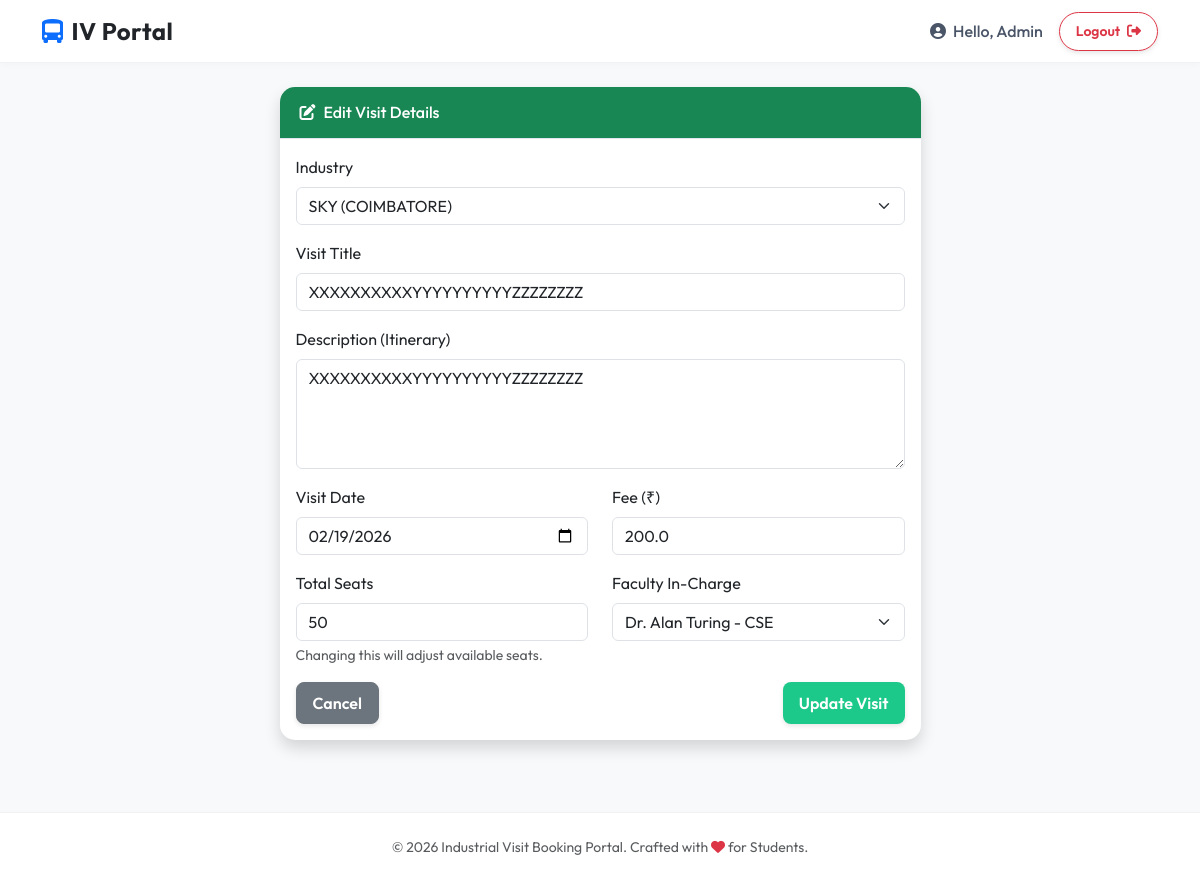
The page /admin/edit_visit/1 (signed in) on the database its author committed.
### models/user.py (models this page shows, shortened)
class User(UserMixin, db.Model):
    __tablename__ = 'users'
    id = db.Column(db.Integer, primary_key=True)
    email = db.Column(db.String(120), unique=True, nullable=False)
    password_hash = db.Column(db.String(256), nullable=False)
    role = db.Column(db.String(20), nullable=False) # 'student', 'faculty', 'admin'

### models/visit.py (models this page shows)
class Visit(db.Model):
    __tablename__ = 'visits'
    id = db.Column(db.Integer, primary_key=True)
    industry_id = db.Column(db.Integer, db.ForeignKey('industries.id'), nullable=False)
    faculty_id = db.Column(db.Integer, db.ForeignKey('faculty.id'), nullable=True) # Coordinator
    visit_date = db.Column(db.Date, nullable=False)
    title = db.Column(db.String(200), nullable=False) # e.g., "Visit to InfoTech Solutions"
    description = db.Column(db.Text)
    fee = db.Column(db.Float, default=0.0)
    total_seats = db.Column(db.Integer, nullable=False)
    available_seats = db.Column(db.Integer, nullable=False)
    status = db.Column(db.String(20), default='Upcoming') # Upcoming, Completed, Cancelled
    created_at = db.Column(db.DateTime, default=datetime.utcnow)
    bookings = db.relationship('Booking', backref='visit', lazy=True)
    feedbacks = db.relationship('Feedback', backref='visit', lazy=True)

### models/industry.py (models this page shows)
class Industry(db.Model):
    __tablename__ = 'industries'
    id = db.Column(db.Integer, primary_key=True)
    name = db.Column(db.String(100), nullable=False)
    location = db.Column(db.String(200), nullable=False)
    contact_person = db.Column(db.String(100))
    email = db.Column(db.String(120))
    phone = db.Column(db.String(20))
    visits = db.relationship('Visit', backref='industry', lazy=True)

### models/faculty.py (models this page shows)
class Faculty(db.Model):
    __tablename__ = 'faculty'
    id = db.Column(db.Integer, primary_key=True)
    user_id = db.Column(db.Integer, db.ForeignKey('users.id'), nullable=False)
    name = db.Column(db.String(100), nullable=False)
    department = db.Column(db.String(50), nullable=False)
    designation = db.Column(db.String(50), nullable=False)
    user = db.relationship('User', backref=db.backref('faculty_profile', uselist=False))
    visits = db.relationship('Visit', backref='faculty', lazy=True)

### routes/admin_routes.py (the view, shortened to what this page needs)
@admin_bp.route('/edit_visit/<int:visit_id>', methods=['GET', 'POST'])
@login_required
@admin_required
def edit_visit(visit_id):
    visit = Visit.query.get_or_404(visit_id)
    industries = Industry.query.all()
    faculties = Faculty.query.all()
    return render_template('admin/edit_visit.html', visit=visit, industries=industries, faculties=faculties)

### routes/admin_routes.py (called while the page is built)
def admin_required(f):
    from functools import wraps
    @wraps(f)
    def decorated_function(*args, **kwargs):
        if not current_user.is_authenticated or current_user.role != 'admin':
            flash('You do not have permission to access this page.', 'danger')
            return redirect(url_for('auth.login'))
        return f(*args, **kwargs)
    return decorated_function

### templates/admin/edit_visit.html (shortened to what this page needs)
{% extends 'common/base.html' %}
{% block content %}
<div class="row justify-content-center">
    <div class="col-md-9 col-lg-7">
        <div class="card shadow mb-4">
            <div class="card-header py-3 bg-success text-white">
                <h6 class="m-0 font-weight-bold"><i class="fas fa-edit me-2"></i>Edit Visit Details</h6>
            </div>
            <div class="card-body">
                <form method="POST" action="{{ url_for('admin.edit_visit', visit_id=visit.id) }}">
                    <div class="mb-3">
                        <label for="industry" class="form-label">Industry</label>
                        <select class="form-select" id="industry" name="industry" required>
                            {% for industry in industries %}
                            <option value="{{ industry.id }}" {% if visit.industry_id==industry.id %}selected{% endif
                                %}>{{ industry.name }} ({{ industry.location }})</option>
                            {% endfor %}
                        </select>
                    </div>
                    <div class="mb-3">
                        <label for="title" class="form-label">Visit Title</label>
                        <input type="text" class="form-control" id="title" name="title" value="{{ visit.title }}"
                            required>
                    </div>
                    <div class="mb-3">
                        <label for="description" class="form-label">Description (Itinerary)</label>
                        <textarea class="form-control" id="description" name="description" rows="4"
                            required>{{ visit.description }}</textarea>
                    </div>
                    <div class="row">
                        <div class="col-md-6 mb-3">
                            <label for="visit_date" class="form-label">Visit Date</label>
                            <input type="date" class="form-control" id="visit_date" name="visit_date"
                                value="{{ visit.visit_date.strftime('%Y-%m-%d') }}" required>
                        </div>
                        <div class="col-md-6 mb-3">
                            <label for="fee" class="form-label">Fee (₹)</label>
                            <input type="number" class="form-control" id="fee" name="fee" value="{{ visit.fee }}"
                                step="0.01" required>
                        </div>
                    </div>
                    <div class="row">
                        <div class="col-md-6 mb-3">
                            <label for="total_seats" class="form-label">Total Seats</label>
                            <input type="number" class="form-control" id="total_seats" name="total_seats"
                                value="{{ visit.total_seats }}" required>
                            <div class="form-text">Changing this will adjust available seats.</div>
                        </div>
                        <div class="col-md-6 mb-3">
                            <label for="faculty" class="form-label">Faculty In-Charge</label>
                            <select class="form-select" id="faculty" name="faculty" required>
                                {% for faculty in faculties %}
                                <option value="{{ faculty.id }}" {% if visit.faculty_id==faculty.id %}selected{% endif
                                    %}>{{ faculty.name }} - {{ faculty.department }}</option>
                                {% endfor %}
                            </select>
                        </div>
                    </div>
                    <div class="d-flex justify-content-between">
                        <a href="{{ url_for('admin.manage_visits') }}" class="btn btn-secondary">Cancel</a>
                        <button type="submit" class="btn btn-success">Update Visit</button>
                    </div>
                </form>
            </div>
        </div>
    </div>
</div>
{% endblock %}

### templates/common/base.html (shortened to what this page needs)
<!DOCTYPE html>
<html lang="en">
<head>
    <link href="https://cdn.jsdelivr.net/npm/bootstrap@5.3.0/dist/css/bootstrap.min.css" rel="stylesheet">
    <link rel="stylesheet" href="https://cdnjs.cloudflare.com/ajax/libs/font-awesome/6.4.0/css/all.min.css">
    <link rel="stylesheet" href="{{ url_for('static', filename='css/main.css') }}">
</head>
<body>
    <nav class="navbar navbar-expand-lg navbar-glass sticky-top">
        <div class="container">
            <a class="navbar-brand fw-bold text-dark" href="{{ url_for('index') }}">
                <i class="fas fa-bus-alt text-primary me-2"></i>IV Portal
            </a>
            <div class="collapse navbar-collapse" id="navbarNav">
                <ul class="navbar-nav ms-auto align-items-center">
                    {% if current_user.is_authenticated %}
                    <li class="nav-item">
                        <span class="nav-link">
                            <i class="fas fa-user-circle me-1"></i> Hello, {{ current_user.role.title() }}
                        </span>
                    </li>
                    <li class="nav-item ms-lg-2">
                        <a class="btn btn-sm btn-outline-danger rounded-pill px-3" href="{{ url_for('auth.logout') }}">
                            Logout <i class="fas fa-sign-out-alt ms-1"></i>
                        </a>
                    </li>
                    {% endif %}
                </ul>
            </div>
        </div>
    </nav>
    <div class="content-wrapper container mt-4 animate-fade-in">
        {% block content %}{% endblock %}
    </div>
    <footer class="py-4 mt-5">
        <div class="container text-center">
            <p class="mb-0 text-muted small">&copy; 2026 Industrial Visit Booking Portal. Crafted with <i
                    class="fas fa-heart text-danger"></i> for Students.</p>
        </div>
    </footer>
</body>
</html>

### static/css/main.css (style rules this page uses)
:root { --primary-color: #4e73df; --secondary-color: #858796; --success-color: #1cc88a; --info-color: #36b9cc; --warning-color: #f6c23e; --danger-color: #e74a3b; --dark-color: #5a5c69; --light-color: #f8f9fc; --bg-gradient: linear-gradient(180deg, #f8f9fc 0%, #e3e6f0 100%); }
body { font-family: 'Poppins', sans-serif; background-color: #f3f4f6; color: #5a5c69; min-height: 100vh; display: flex; flex-direction: column; }
.navbar { background: linear-gradient(90deg, #4e73df 0%, #224abe 100%) !important; box-shadow: 0 4px 10px rgba(0, 0, 0, 0.1); }
.navbar-brand { font-weight: 700; font-size: 1.5rem; letter-spacing: 0.5px; }
.nav-link { font-weight: 500; }
.card { border: none; border-radius: 15px; box-shadow: 0 0.15rem 1.75rem 0 rgba(58, 59, 69, 0.1); transition: all 0.3s ease-in-out; overflow: hidden; }
.card-header { background-color: #fff; border-bottom: 1px solid #e3e6f0; font-weight: 700; color: #4e73df; padding: 1rem 1.25rem; }
.btn { border-radius: 8px; padding: 0.5rem 1rem; font-weight: 600; transition: all 0.2s; box-shadow: 0 2px 5px rgba(0, 0, 0, 0.1); }
.btn-success { background-color: var(--success-color); border: none; }
footer { background-color: white; margin-top: auto; border-top: 1px solid #e3e6f0; }
.animate-fade-in { animation: fadeIn 0.6s ease-out forwards; }

### templates/common/base.html (style rules this page uses)
:root { --primary-gradient: linear-gradient(135deg, #667eea 0%, #764ba2 100%); --glass-bg: rgba(255, 255, 255, 0.95); --glass-border: rgba(255, 255, 255, 0.2); }
body { font-family: 'Outfit', sans-serif; background-color: #f8f9fa; min-height: 100vh; display: flex; flex-direction: column; }
.navbar-glass { background: rgba(255, 255, 255, 0.9) !important; backdrop-filter: blur(10px); border-bottom: 1px solid rgba(0, 0, 0, 0.05); box-shadow: 0 4px 6px -1px rgba(0, 0, 0, 0.02); }
.nav-link { font-weight: 500; color: #4a5568 !important; transition: color 0.2s; }
.content-wrapper { flex: 1; }
footer { background: #fff; border-top: 1px solid rgba(0, 0, 0, 0.05); }

### rows shown on the page
User: role "Admin"
Visit: industry "SKY (COIMBATORE)", title "XXXXXXXXXXYYYYYYYYYYZZZZZZZZ", description "XXXXXXXXXXYYYYYYYYYYZZZZZZZZ", visit_date "02/19/2026", fee "200.0", total_seats "50", faculty "Dr. Alan Turing - CSE"
